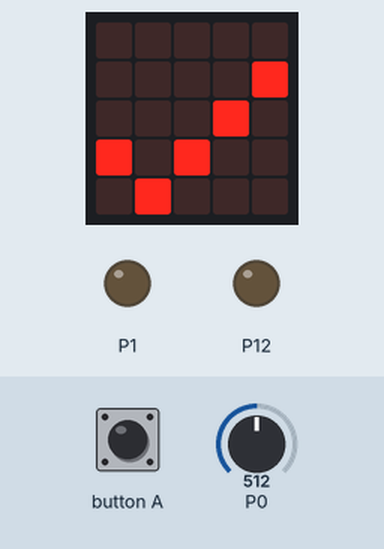
Simulated run of this program. Board: BBC micro:bit (MakeCode). Parts: the board's 5×5 LED display, output pins drawn as LEDs (lit = HIGH). Dashed ring = blinking. Inputs (shaded band) come from the test bench; at power-on: P0 = 512 (analog values on the 0–1023 scale).

Above: at 1.2 s.
1.3 s: P0 set to 210
2.8 s: P0 set to 191
At 3.3 s:
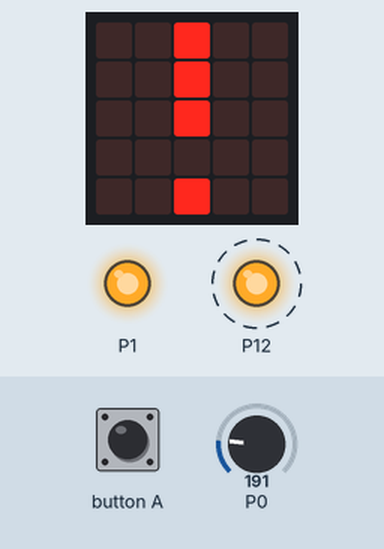
5.8 s: button A pressed for 0.15 s
At 6.4 s:
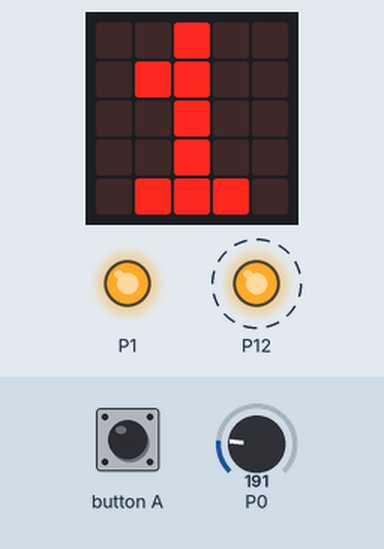
6.5 s: P0 set to 306
At 7.8 s:
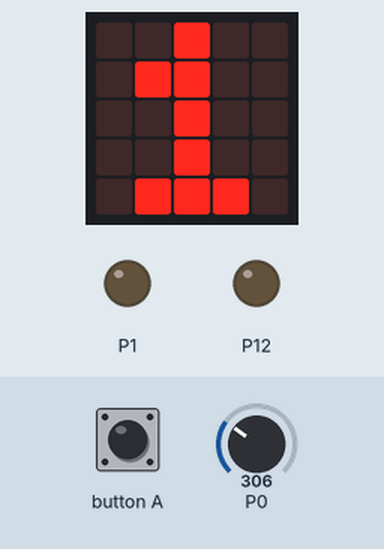
9.5 s: P0 set to 190
At 10.4 s:
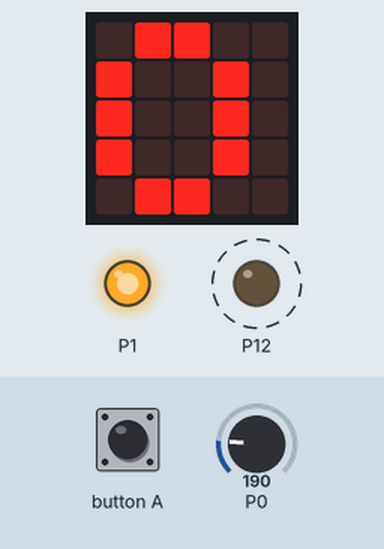
12.5 s: P0 set to 511
At 12.8 s:
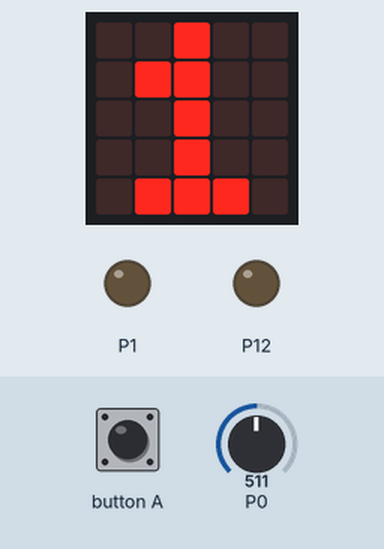
Timing chart, 0 to 15.5 s (numbered marks = the images above; inputs shaded):
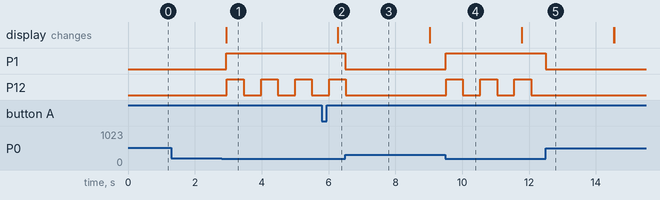

The program:

main.ts
```typescript
let eDebug = 0
let sFeucht = 0
let pStatus = 0
let lLEDBlinkt = 0
input.onButtonPressed(Button.A, function () {
    eDebug = 1
    basic.showString("" + (sFeucht))
    basic.pause(2000)
    basic.showString("" + (pStatus))
    basic.pause(2000)
    basic.showString("" + (lLEDBlinkt))
    basic.pause(2000)
    basic.clearScreen()
    eDebug = 0
})
basic.forever(function () {
    // Sensor
    if (pins.analogReadPin(AnalogPin.P0) < 200) {
        sFeucht = 1
        if (eDebug == 0) {
            basic.showLeds(`
                . . # . .
                . . # . .
                . . # . .
                . . . . .
                . . # . .
                `)
        }
    } else {
        sFeucht = 0
        if (eDebug == 0) {
            basic.showLeds(`
                . . . . .
                . . . . #
                . . . # .
                # . # . .
                . # . . .
                `)
        }
    }
})
basic.forever(function () {
    if (sFeucht == 1) {
        pStatus = 1
    } else {
        pStatus = 0
    }
})
basic.forever(function () {
    if (lLEDBlinkt == 1) {
        pins.digitalWritePin(DigitalPin.P12, 1)
        // on off
        basic.pause(500)
        pins.digitalWritePin(DigitalPin.P12, 0)
        // on off
        basic.pause(500)
    }
})
basic.forever(function () {
    if (pStatus == 1) {
        lLEDBlinkt = 1
        // Pumpe
        pins.digitalWritePin(DigitalPin.P1, 1)
    } else {
        lLEDBlinkt = 0
        pins.digitalWritePin(DigitalPin.P1, 0)
    }
})
```

test.ts
```typescript
// Hier kann man Tests durchführen; diese Datei wird nicht kompiliert, wenn dieses Paket als Erweiterung verwendet wird.
```

Measured:
- the behaviour switches between 200 and 199 on P0 (found by bisection; images 0 and 1)
- after the input at 1.3 s, every drawn part: stays the same
- after the input at 2.8 s, P1: LOW → HIGH after 0.14 s; P12: alternates HIGH for 0.50 s and LOW for 0.52 s, starting after 0.16 s; the display: changes after 0.14 s (image 1)
- after the input at 5.8 s, the display: changes after 0.48 s (image 2)
- after the input at 6.5 s, P1: HIGH → LOW at once; P12: goes on until 6.5 s, then stays LOW
- after the input at 9.5 s, P1: LOW → HIGH at once; P12: alternates HIGH for 0.50 s and LOW for 0.52 s, starting at once
- after the input at 12.5 s, P1: HIGH → LOW at once; P12: stops changing and stays LOW
